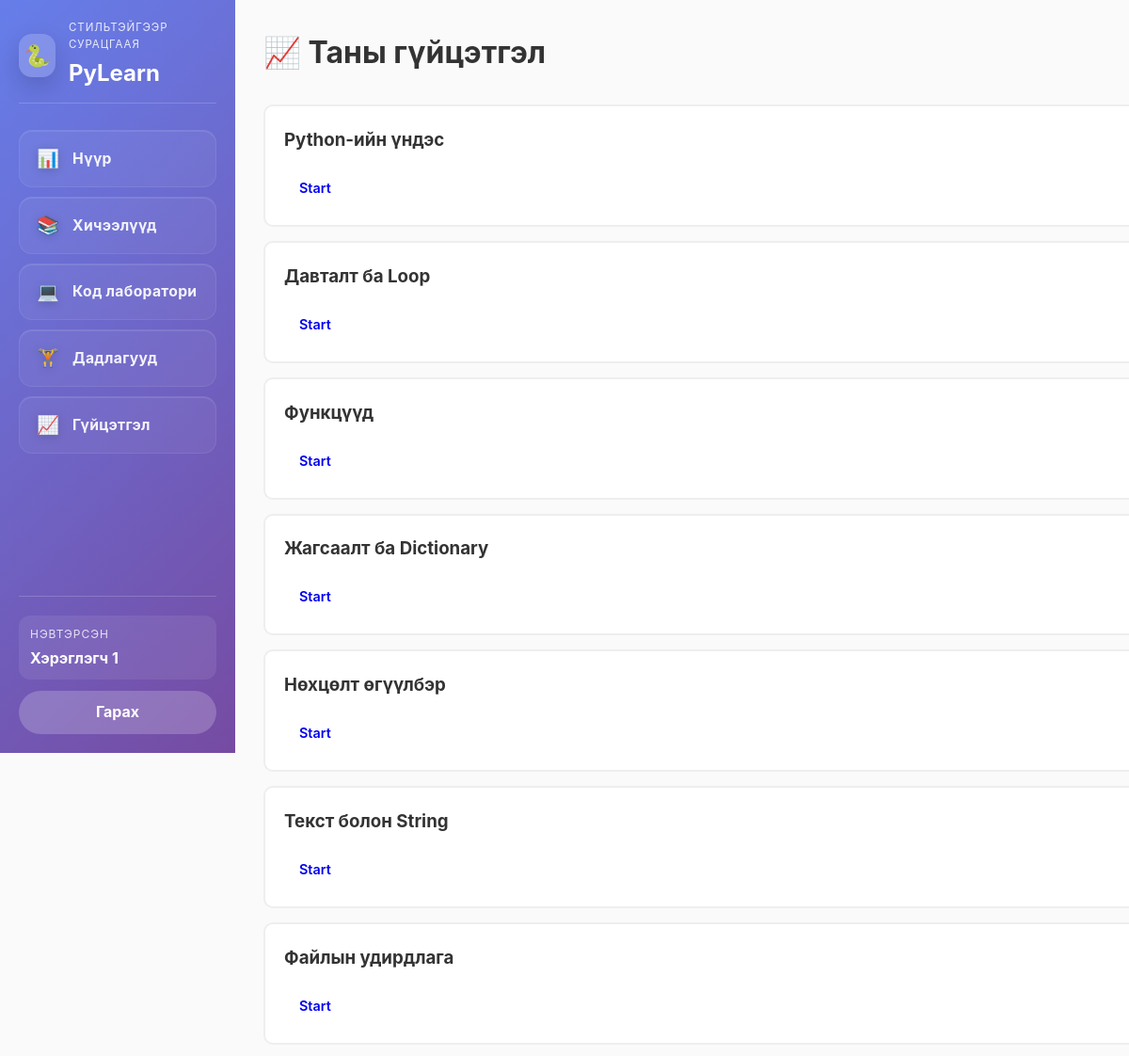
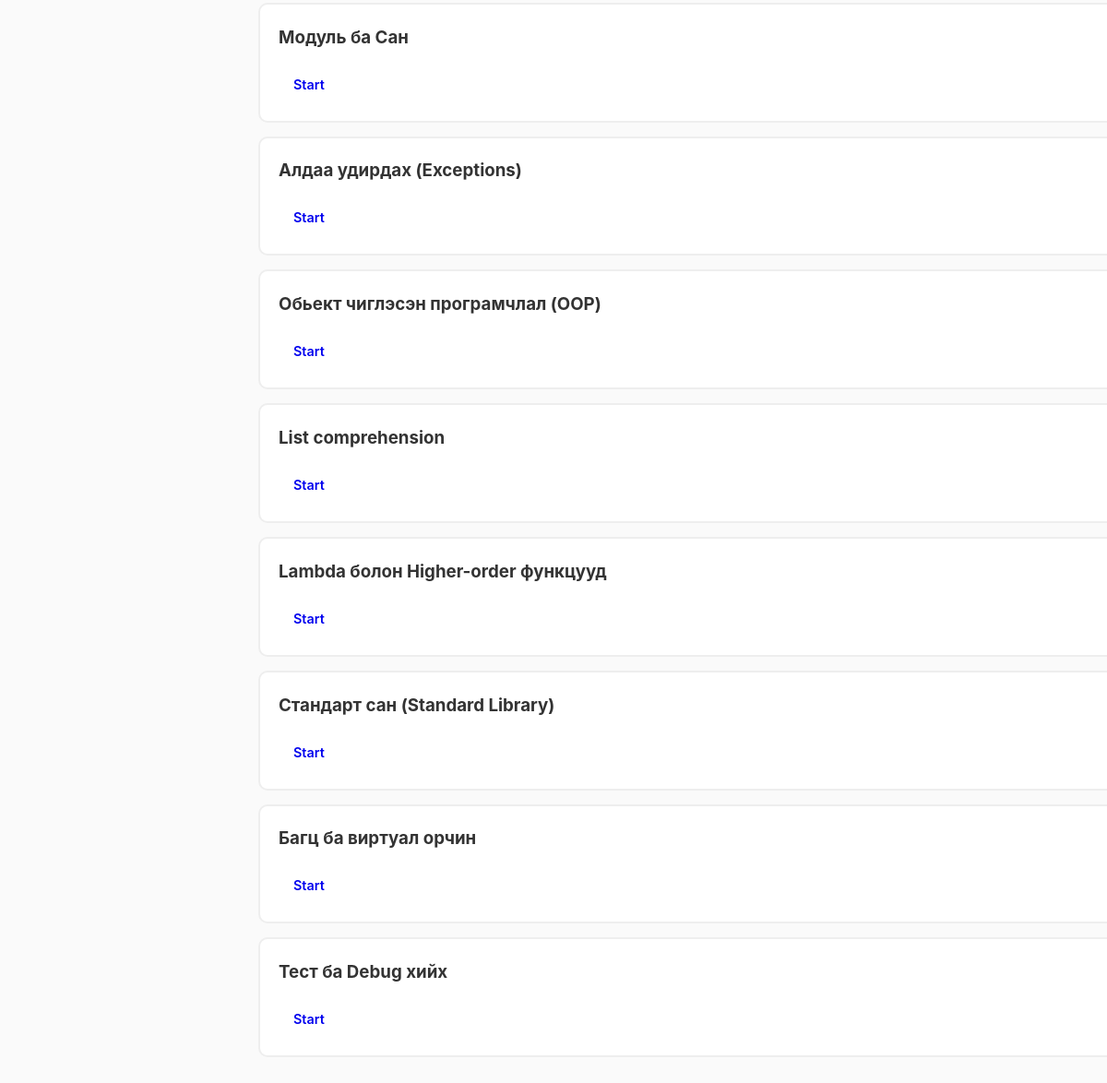
Page /progress (signed in) on the committed database (2 pictures, top to bottom).
### database.py (models this page shows)
class Lesson(db.Model):
    __tablename__ = 'lessons'
    id = db.Column(db.Integer, primary_key=True)
    title = db.Column(db.String(255), nullable=False)
    content = db.Column(db.Text, nullable=False)
    code_example = db.Column(db.Text, nullable=False)
    order = db.Column(db.Integer, default=0)
    quizzes = db.relationship('Quiz', backref='lesson', lazy=True, cascade='all, delete-orphan')
    progress = db.relationship('Progress', backref='lesson', lazy=True, cascade='all, delete-orphan')

### app.py (the view)
@app.route('/progress')
@login_required
def progress():
    user = User.query.get(session['user_id'])
    lessons = Lesson.query.order_by(Lesson.order).all()
    progress_data = []
    for lesson in lessons:
        p = Progress.query.filter_by(user_id=user.id, lesson_id=lesson.id).first()
        progress_data.append({
            'lesson': lesson,
            'completed': p and p.completed
        })
    return render_template('progress.html', user=user, progress_data=progress_data)

### app.py (called while the page is built)
def login_required(f):
    @wraps(f)
    def decorated_function(*args, **kwargs):
        if 'user_id' not in session:
            return redirect(url_for('login'))
        return f(*args, **kwargs)
    return decorated_function

### templates/progress.html (shortened to what this page needs)
{% extends "base.html" %}
{% block content %}
<div class="progress-page">
    <div class="header">
        <h1>📈 Таны гүйцэтгэл</h1>
    </div>
    <div class="progress-container">
        <div class="progress-list">
            {% for item in progress_data %}
            <div class="progress-item {% if item.completed %}completed{% endif %}">
                <div class="progress-item-header">
                    <h3>{{ item.lesson.title }}</h3>
                </div>
                <a href="{{ url_for('lesson', lesson_id=item.lesson.id) }}" class="btn btn-small">
                    {% if item.completed %}View{% else %}Start{% endif %}
                </a>
            </div>
            {% endfor %}
        </div>
    </div>
</div>
{% endblock %}

### static/css/style.css (style rules this page uses)
html, body { width: 100%; height: 100%; margin: 0; padding: 0; overflow-x: hidden; }
body { min-height: 100vh; }
* { margin: 0; padding: 0; box-sizing: border-box; }
:root { --primary: #667eea; --secondary: #764ba2; --success: #4caf50; --error: #f44336; --light: #f5f5f5; --dark: #333; --border: #eee; }
body { font-family: -apple-system, BlinkMacSystemFont, 'Segoe UI', Roboto, 'Helvetica Neue', Arial, sans-serif; background: #fafafa; color: var(--dark); line-height: 1.6; }
html, body { height: 100%; }
.progress-page { margin-left: 0; }
.btn { padding: 10px 20px; border: none; border-radius: 6px; cursor: pointer; font-weight: 600; transition: all 0.3s ease; text-decoration: none; display: inline-block; }

### templates/progress.html (style rules this page uses)
.progress-page { padding: 30px; max-width: 700px; }
.header { margin-bottom: 30px; }
.progress-list { display: flex; flex-direction: column; gap: 15px; }
.progress-item { background: white; padding: 20px; border-radius: 10px; border: 2px solid #eee; width: 1500px; }
.progress-item-header { display: flex; justify-content: space-between; align-items: center; margin-bottom: 15px; }
.progress-item-header h3 { margin: 0; }
.btn-small { padding: 8px 16px; font-size: 0.9em; }

### rows in the picture
Lesson: lesson "Python-ийн үндэс"
Lesson: lesson "Давталт ба Loop"
Lesson: lesson "Функцүүд"
Lesson: lesson "Жагсаалт ба Dictionary"
Lesson: lesson "Нөхцөлт өгүүлбэр"
Lesson: lesson "Текст болон String"
Lesson: lesson "Файлын удирдлага"
Lesson: lesson "Модуль ба Сан"
Lesson: lesson "Алдаа удирдах (Exceptions)"
Lesson: lesson "Обьект чиглэсэн програмчлал (OOP)"
Lesson: lesson "List comprehension"
Lesson: lesson "Lambda болон Higher-order функцууд"
Lesson: lesson "Стандарт сан (Standard Library)"
Lesson: lesson "Багц ба виртуал орчин"
Lesson: lesson "Тест ба Debug хийх"

### other values in the picture
{{ session.get('user_id') }} "1"
